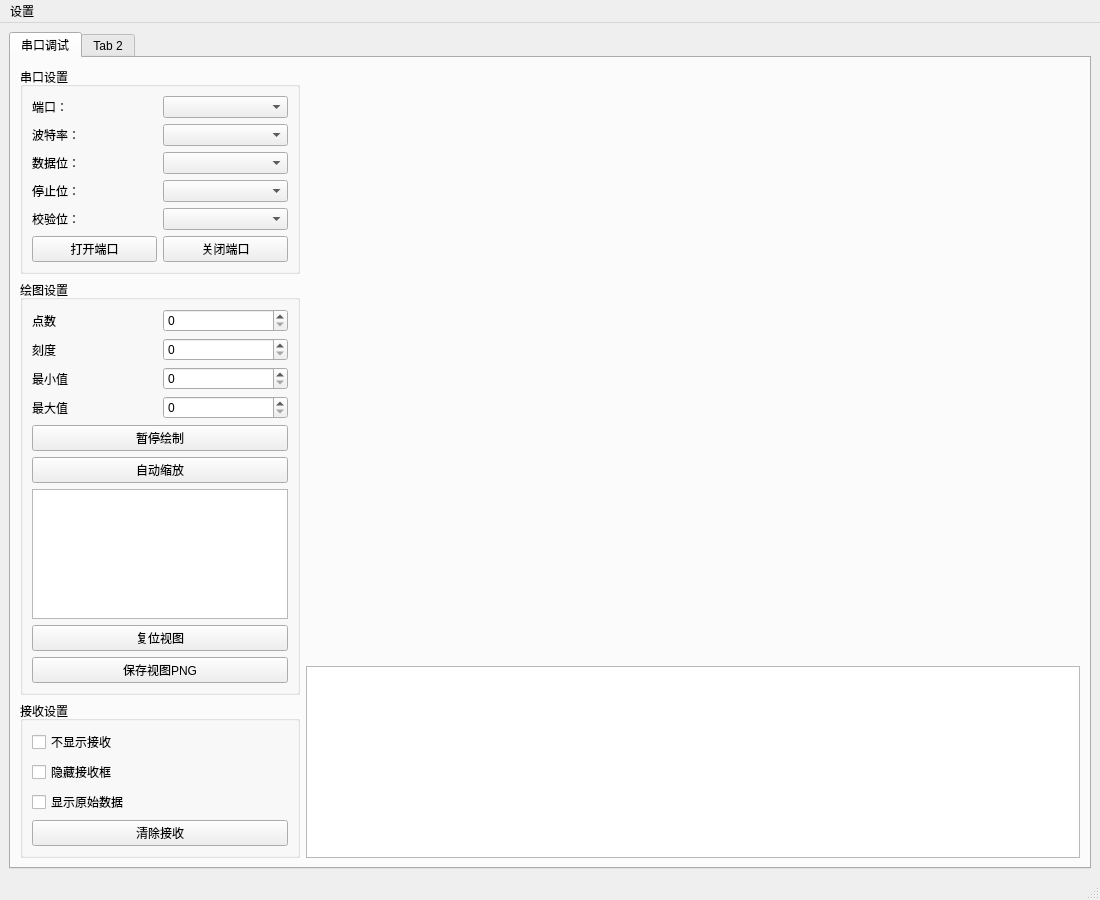
<?xml version="1.0" encoding="UTF-8"?>
<ui version="4.0">
 <class>MainWindow</class>
 <widget class="QMainWindow" name="MainWindow">
  <property name="geometry">
   <rect>
    <x>0</x>
    <y>0</y>
    <width>1100</width>
    <height>900</height>
   </rect>
  </property>
  <property name="windowTitle">
   <string>MainWindow</string>
  </property>
  <widget class="QWidget" name="centralwidget">
   <layout class="QGridLayout" name="gridLayout_4">
    <item row="0" column="0">
     <widget class="QTabWidget" name="tabWidget">
      <property name="currentIndex">
       <number>0</number>
      </property>
      <widget class="QWidget" name="Serialtab">
       <attribute name="title">
        <string>串口调试</string>
       </attribute>
       <layout class="QHBoxLayout" name="horizontalLayout_2">
        <item>
         <layout class="QVBoxLayout" name="verticalLayout">
          <item>
           <widget class="QGroupBox" name="PortControlsBox">
            <property name="title">
             <string>串口设置</string>
            </property>
            <layout class="QGridLayout" name="gridLayout">
             <item row="3" column="0">
              <widget class="QLabel" name="label_3">
               <property name="text">
                <string>数据位：</string>
               </property>
              </widget>
             </item>
             <item row="3" column="1">
              <widget class="QComboBox" name="comboData"/>
             </item>
             <item row="5" column="1">
              <widget class="QComboBox" name="comboParity"/>
             </item>
             <item row="4" column="0">
              <widget class="QLabel" name="label_4">
               <property name="text">
                <string>停止位：</string>
               </property>
              </widget>
             </item>
             <item row="0" column="1">
              <widget class="QComboBox" name="comboPort"/>
             </item>
             <item row="5" column="0">
              <widget class="QLabel" name="label_5">
               <property name="text">
                <string>校验位：</string>
               </property>
              </widget>
             </item>
             <item row="0" column="0">
              <widget class="QLabel" name="label">
               <property name="text">
                <string>端口：</string>
               </property>
              </widget>
             </item>
             <item row="2" column="0">
              <widget class="QLabel" name="label_2">
               <property name="text">
                <string>波特率：</string>
               </property>
              </widget>
             </item>
             <item row="2" column="1">
              <widget class="QComboBox" name="comboBaud"/>
             </item>
             <item row="4" column="1">
              <widget class="QComboBox" name="comboStop"/>
             </item>
             <item row="6" column="0">
              <widget class="QPushButton" name="pushButton">
               <property name="text">
                <string>打开端口</string>
               </property>
              </widget>
             </item>
             <item row="6" column="1">
              <widget class="QPushButton" name="pushButton_2">
               <property name="text">
                <string>关闭端口</string>
               </property>
              </widget>
             </item>
            </layout>
           </widget>
          </item>
          <item>
           <widget class="QGroupBox" name="groupBox_2">
            <property name="title">
             <string>绘图设置</string>
            </property>
            <layout class="QGridLayout" name="gridLayout_2">
             <item row="3" column="0">
              <widget class="QLabel" name="label_9">
               <property name="text">
                <string>最大值</string>
               </property>
              </widget>
             </item>
             <item row="2" column="0">
              <widget class="QLabel" name="label_8">
               <property name="text">
                <string>最小值</string>
               </property>
              </widget>
             </item>
             <item row="1" column="0">
              <widget class="QLabel" name="label_7">
               <property name="text">
                <string>刻度</string>
               </property>
              </widget>
             </item>
             <item row="3" column="1">
              <widget class="QSpinBox" name="spinAxesMax"/>
             </item>
             <item row="1" column="1">
              <widget class="QSpinBox" name="spinYStep"/>
             </item>
             <item row="7" column="0" colspan="2">
              <widget class="QPushButton" name="pushButton_AutoScale">
               <property name="text">
                <string>自动缩放</string>
               </property>
              </widget>
             </item>
             <item row="9" column="0" colspan="2">
              <widget class="QListWidget" name="listWidget"/>
             </item>
             <item row="11" column="0" colspan="2">
              <widget class="QPushButton" name="savePNGButton">
               <property name="text">
                <string>保存视图PNG</string>
               </property>
              </widget>
             </item>
             <item row="0" column="0">
              <widget class="QLabel" name="label_6">
               <property name="text">
                <string>点数</string>
               </property>
              </widget>
             </item>
             <item row="2" column="1">
              <widget class="QSpinBox" name="spinAxesMin"/>
             </item>
             <item row="0" column="1">
              <widget class="QSpinBox" name="spinPoints"/>
             </item>
             <item row="10" column="0" colspan="2">
              <widget class="QPushButton" name="pushButton_ResetVisible">
               <property name="text">
                <string>复位视图</string>
               </property>
              </widget>
             </item>
             <item row="6" column="0" colspan="2">
              <widget class="QPushButton" name="pushButton_3">
               <property name="text">
                <string>暂停绘制</string>
               </property>
              </widget>
             </item>
            </layout>
           </widget>
          </item>
          <item>
           <widget class="QGroupBox" name="groupBox">
            <property name="title">
             <string>接收设置</string>
            </property>
            <layout class="QGridLayout" name="gridLayout_3">
             <item row="0" column="0">
              <widget class="QCheckBox" name="hideRecvDataCheckBox">
               <property name="text">
                <string>不显示接收</string>
               </property>
              </widget>
             </item>
             <item row="1" column="0">
              <widget class="QCheckBox" name="hideRecvAreaCheckBox">
               <property name="text">
                <string>隐藏接收框</string>
               </property>
              </widget>
             </item>
             <item row="2" column="0">
              <widget class="QCheckBox" name="dataFormatCheckBox">
               <property name="text">
                <string>显示原始数据</string>
               </property>
              </widget>
             </item>
             <item row="3" column="0">
              <widget class="QPushButton" name="pushButton_ClearRecv">
               <property name="text">
                <string>清除接收</string>
               </property>
              </widget>
             </item>
            </layout>
           </widget>
          </item>
         </layout>
        </item>
        <item>
         <layout class="QVBoxLayout" name="verticalLayout_2">
          <item>
           <widget class="QCustomPlot" name="widget" native="true">
            <property name="sizePolicy">
             <sizepolicy hsizetype="Expanding" vsizetype="Expanding">
              <horstretch>0</horstretch>
              <verstretch>0</verstretch>
             </sizepolicy>
            </property>
           </widget>
          </item>
          <item>
           <widget class="QTextBrowser" name="textBrowser">
            <property name="sizePolicy">
             <sizepolicy hsizetype="Expanding" vsizetype="Preferred">
              <horstretch>0</horstretch>
              <verstretch>0</verstretch>
             </sizepolicy>
            </property>
           </widget>
          </item>
         </layout>
        </item>
       </layout>
      </widget>
      <widget class="QWidget" name="tab_2">
       <attribute name="title">
        <string>Tab 2</string>
       </attribute>
      </widget>
     </widget>
    </item>
   </layout>
  </widget>
  <widget class="QMenuBar" name="menubar">
   <property name="geometry">
    <rect>
     <x>0</x>
     <y>0</y>
     <width>1100</width>
     <height>21</height>
    </rect>
   </property>
   <widget class="QMenu" name="menu">
    <property name="title">
     <string>设置</string>
    </property>
   </widget>
   <addaction name="menu"/>
  </widget>
  <widget class="QStatusBar" name="statusbar"/>
 </widget>
 <customwidgets>
  <customwidget>
   <class>QCustomPlot</class>
   <extends>QWidget</extends>
   <header>qcustomplot.h</header>
   <container>1</container>
  </customwidget>
 </customwidgets>
 <resources/>
 <connections/>
</ui>
